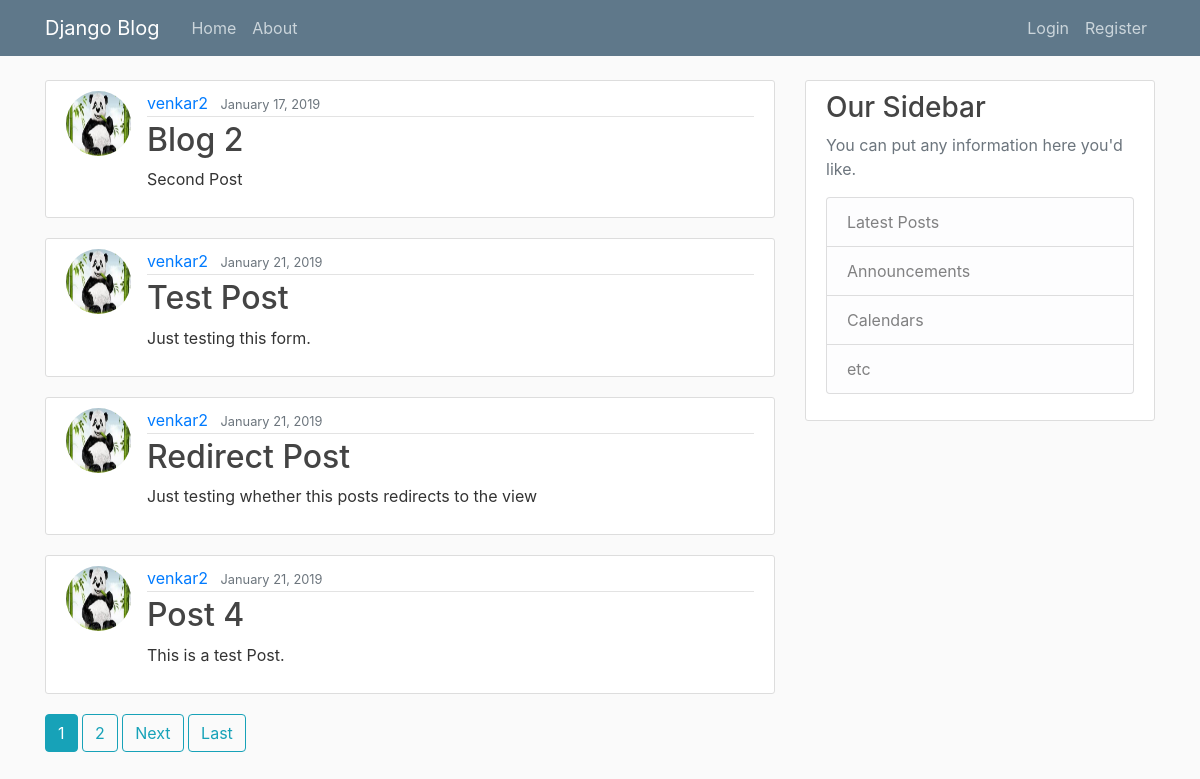
The page / on the database its author committed.
### blog/models.py (models this page shows, shortened)
class Post(models.Model):
    title = models.CharField(max_length=100)
    content = models.TextField()
    date_posted = models.DateTimeField(default=timezone.now)
    author = models.ForeignKey(User, on_delete=models.CASCADE)

### users/models.py (models this page shows, shortened)
class Profile(models.Model):
    user = models.OneToOneField(User, on_delete=models.CASCADE)
    image = models.ImageField(default='default.jpg', upload_to='profile_pics')

### blog/views.py (the view)
# urls.py: path('', PostListView.as_view(), name='blog-home'),
class PostListView(ListView):
    model = Post
    template_name = 'blog/home.html' # <app>/<model>_<viewtype>/html
    context_object_name = 'posts'
    ordering = ['date_posted'] ### - will sort by ascending
    paginate_by = 4

### blog/templates/blog/home.html (shortened to what this page needs)
  {% extends "blog/base.html" %}
  {% block content %}
    {% for post in posts %}
      <article class="media content-section">
        <img class="rounded-circle article-img" src="{{ post.author.profile.image.url }}">
        <div class="media-body">
          <div class="article-metadata">
            <a class="mr-2" href="#">{{ post.author }}</a>
            <small class="text-muted">{{ post.date_posted|date:"F d, Y" }}</small>
          </div>
          <h2><a class="article-title" href="{% url 'post-detail' post.id  %}">{{ post.title }}</a></h2>
          <p class="article-content">{{ post.content }}</p>
        </div>
      </article>
    {% endfor %}
    {% if is_paginated %}
      {% for num in page_obj.paginator.page_range %}
        {% if page_obj.number == num %}
            <a class="btn btn-info mb-4" href="?page={{ num }}"> {{ num }} </a>
        {% elif num > page_obj.number|add:'-3' and page_obj.number|add:'3' %}
          <a class="btn btn-outline-info mb-4" href="?page={{ num }}"> {{ num }} </a>
        {% endif %}
      {% endfor %}
      {% if page_obj.has_next %}
        <a class="btn btn-outline-info mb-4" href="?page={{ page_obj.next_page_number }}"> Next </a>
        <a class="btn btn-outline-info mb-4" href="?page={{ page_obj.paginator.num_pages }}"> Last </a>
      {% endif %}
    {% endif %}
  {% endblock content %}

### blog/templates/blog/base.html (shortened to what this page needs)
{% load static %}
<!DOCTYPE html>
<html lang="en" dir="ltr">
  <head>
    <link rel="stylesheet" href="https://maxcdn.bootstrapcdn.com/bootstrap/4.0.0/css/bootstrap.min.css">
    <link rel="stylesheet" type="text/css" href="{% static 'blog/main.css' %}">
  </head>
  <body>
    <header class="site-header">
      <nav class="navbar navbar-expand-md navbar-dark bg-steel fixed-top">
        <div class="container">
          <a class="navbar-brand mr-4" href="{% url 'blog-home' %}">Django Blog</a>
          <div class="collapse navbar-collapse" id="navbarToggle">
            <div class="navbar-nav mr-auto">
              <a class="nav-item nav-link" href="{% url 'blog-home' %}">Home</a>
              <a class="nav-item nav-link" href="{% url 'blog-about' %}">About</a>
            </div>
            <div class="navbar-nav">
              {% if user.is_authenticated %}
              <a class="nav-item nav-link" href="{% url 'post-create' %}">New Post</a>
                <a class="nav-item nav-link" href="{% url 'profile' %}">Profile</a>
                <a class="nav-item nav-link" href="{% url 'logout' %}">Logout</a>
              {% else %}
                <a class="nav-item nav-link" href="{% url 'login' %}">Login</a>
                <a class="nav-item nav-link" href="{% url 'register' %}">Register</a>
              {% endif %}
            </div>
          </div>
        </div>
      </nav>
  </header>
  <main role="main" class="container">
    <div class="row">
      <div class="col-md-8">
        {% block content %}{% endblock %}
      </div>
      <div class="col-md-4">
        <div class="content-section">
          <h3>Our Sidebar</h3>
          <p class='text-muted'>You can put any information here you'd like.
            <ul class="list-group">
              <li class="list-group-item list-group-item-light">Latest Posts</li>
              <li class="list-group-item list-group-item-light">Announcements</li>
              <li class="list-group-item list-group-item-light">Calendars</li>
              <li class="list-group-item list-group-item-light">etc</li>
            </ul>
          </p>
        </div>
      </div>
    </div>
  </main>
  </body>
</html>

### blog/static/blog/main.css (style rules this page uses)
body { background: #fafafa; color: #333333; margin-top: 5rem; }
h1, h2, h3, h4, h5, h6 { color: #444444; }
ul { margin: 0; }
.bg-steel { background-color: #5f788a; }
.site-header .navbar-nav .nav-link { color: #cbd5db; }
.content-section { background: #ffffff; padding: 10px 20px; border: 1px solid #dddddd; border-radius: 3px; margin-bottom: 20px; }
.article-title { color: #444444; }
.article-content { white-space: pre-line; }
.article-img { height: 65px; width: 65px; margin-right: 16px; }
.article-metadata { padding-bottom: 1px; margin-bottom: 4px; border-bottom: 1px solid #e3e3e3 }

### rows shown on the page
Post: author.profile.image (picture), author "venkar2", date_posted "January 17, 2019", title "Blog 2", content "Second Post"
Post: author.profile.image (picture), author "venkar2", date_posted "January 21, 2019", title "Test Post", content "Just testing this form."
Post: author.profile.image (picture), author "venkar2", date_posted "January 21, 2019", title "Redirect Post", content "Just testing whether this posts redirects to the view"
Post: author.profile.image (picture), author "venkar2", date_posted "January 21, 2019", title "Post 4", content "This is a test Post."

### other values the page prints
{{ num }} "1"
{{ num }} "2"
